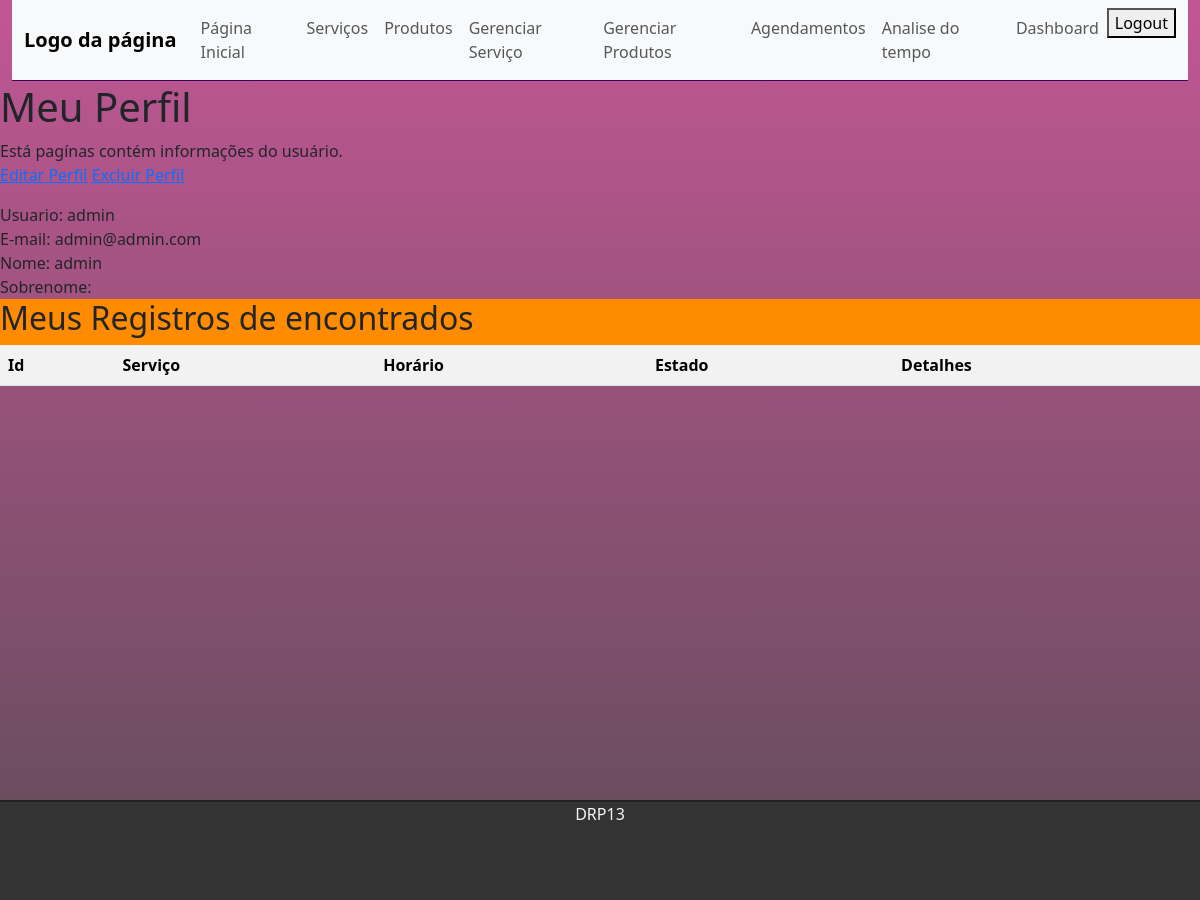
The app's page /perfil (signed in), older data.
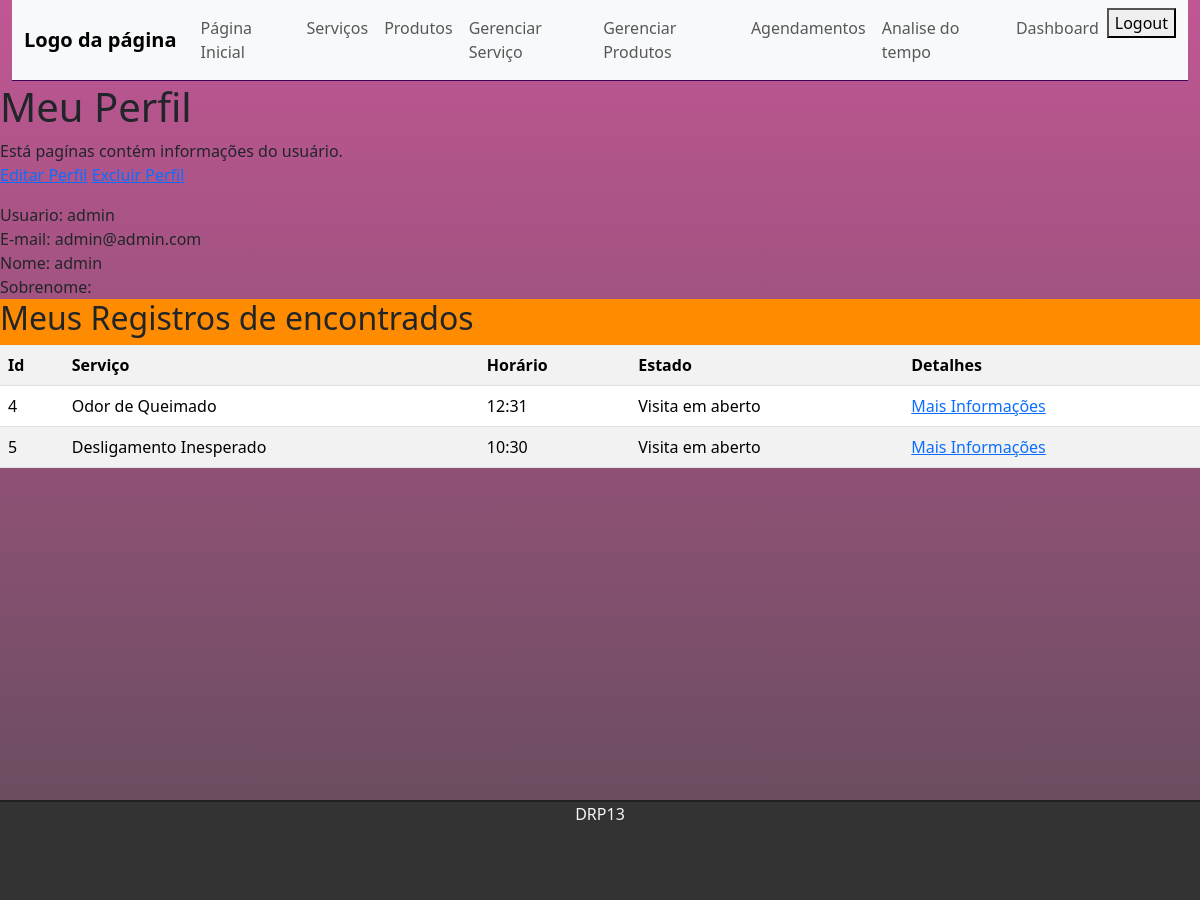
The same page, newer data.
### users/models.py (models this page shows, shortened)
class NewUser(AbstractBaseUser, PermissionsMixin):
    id = models.BigAutoField(primary_key=True)
    email = models.EmailField(_('email address'), unique=True)
    user_name = models.CharField(max_length=150, unique=True)
    first_name = models.CharField(max_length=150, blank=True)
    last_name = models.CharField(max_length=150, blank=True)
    start_date = models.DateTimeField(default=timezone.now)
    about = models.TextField(_(
        'about'), max_length=500, blank=True)
    is_staff = models.BooleanField(default=False)
    is_active = models.BooleanField(default=True)
    objects = CustomAccountManager()
    USERNAME_FIELD = 'user_name'
    REQUIRED_FIELDS = ['email', 'first_name', 'last_name']

### appoitments/models.py (models this page shows)
class Appoitment(models.Model):
    id = models.BigAutoField(primary_key=True)
    user = models.CharField()
    name = models.CharField()
    service = models.ForeignKey(Service, on_delete=models.SET_NULL, null=True)
    address = models.CharField(max_length=50)
    address_number = models.IntegerField()
    date = models.DateField()
    hour = models.TimeField()
    description = models.TextField()
    status = models.CharField(max_length=20, choices=status, default='Visita em aberto')

### services/models.py (models this page shows)
class Service(models.Model):
    id = models.BigAutoField(primary_key=True)
    service = models.CharField(max_length=50)
    category = models.CharField(choices=categoryService)
    value = models.CharField(max_length=100)
    description = models.CharField(max_length=100)
    def __str__(self):
        return self.service

### users/views.py (the view)
# urls.py: path('perfil', views.perfil, name='perfil'),
@login_required
def perfil(request, alert=False):
    alert = request.session.get('alert')
    perfil = NewUser.objects.all().filter(id=request.user.id)
    registros= Appoitment.objects.all().filter(user=request.user.user_name)
    return render(request, 'registration/perfil.html', {'perfil':perfil, 'registros': registros, 'alert':alert})

### templates/registration/perfil.html (shortened to what this page needs)
{% extends 'tasks/index.html' %}
{% block content %}
    <h1> Meu Perfil </h1>
    <p> Está pagínas contém informações do usuário.<br>
    <a href="editarPerfil">Editar Perfil</a>
    <a href="excluirPerfil">Excluir Perfil</a>
    </p>
    {% for task in perfil %}
    Usuario: {{user.user_name}}<br>
    E-mail: {{user.email}}<br>
    Nome: {{task.first_name}}<br>
    Sobrenome: {{tasl.last_name}}<br>
    {% endfor %}
</div>
<div class="table-responive table-edit">
    <h2>Meus Registros de encontrados</h2>
    <table class="table table-striped">
        <tr>
            <th>Id</th>
            <th>Serviço</th>
            <th>Horário</th>
            <th>Estado</th>
            <th>Detalhes</th>
        </tr>
        {% for task in registros %}
            <td>{{task.id}}</td>
            <td>{{task.service}}</td>
            <td>{{task.hour}}</td>
            <td>{{task.status}}</td>
            <td><a href="{% url 'info' task.id%}">Mais Informações</a></td>
        {% endfor %}
    </table>
</div>
    </div>
{% endblock %}

Row changes from the older to the newer data that the page shows:
added Appoitment: id "4", service "Odor de Queimado", hour "12:31", status "Visita em aberto"
added Appoitment: id "5", service "Desligamento Inesperado", hour "10:30", status "Visita em aberto"
